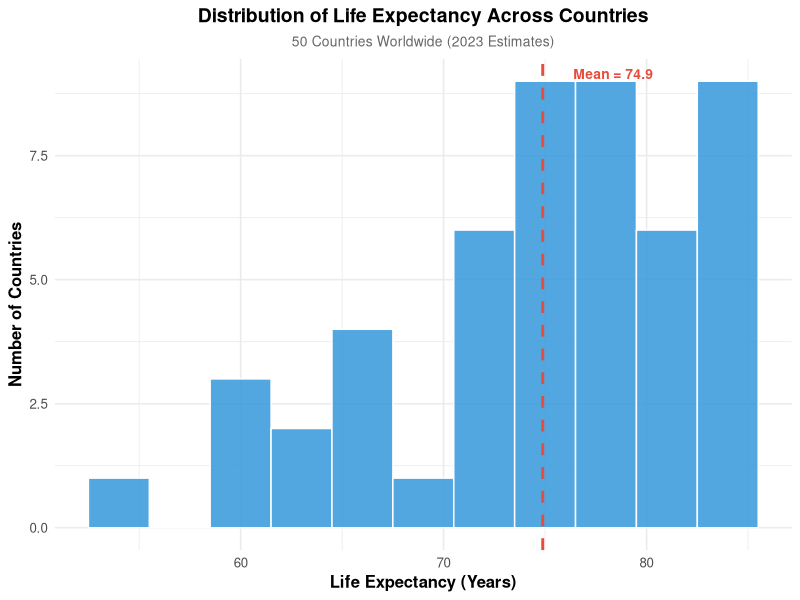
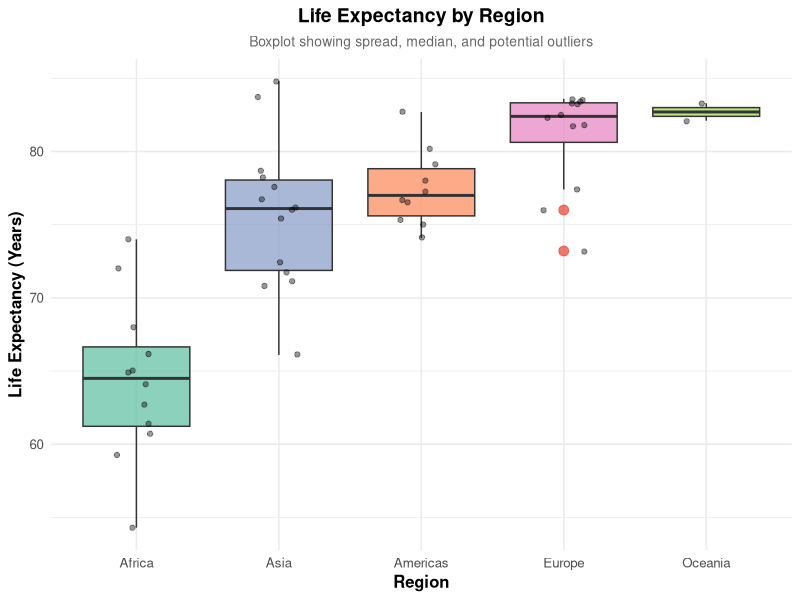
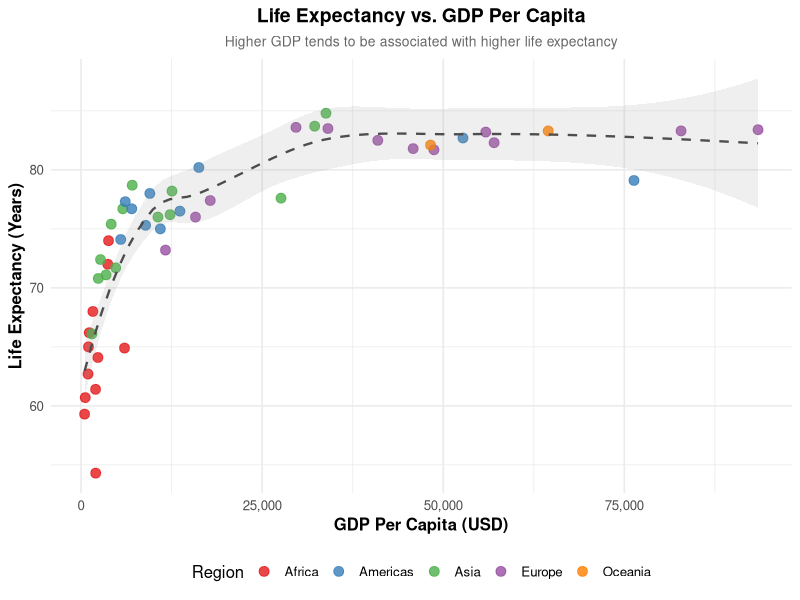
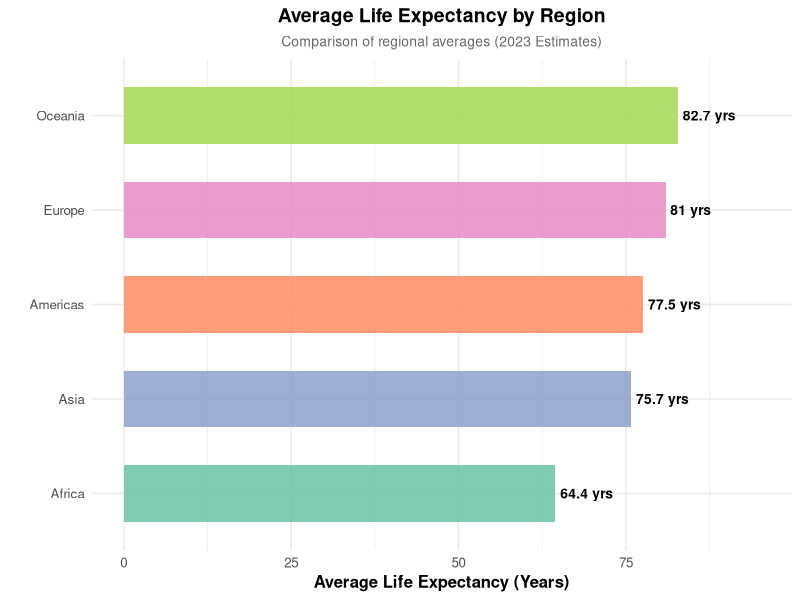
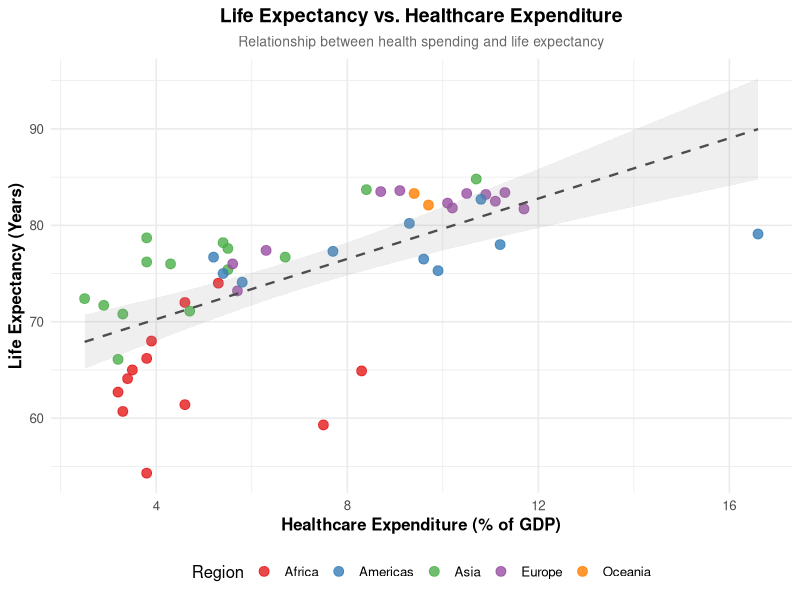
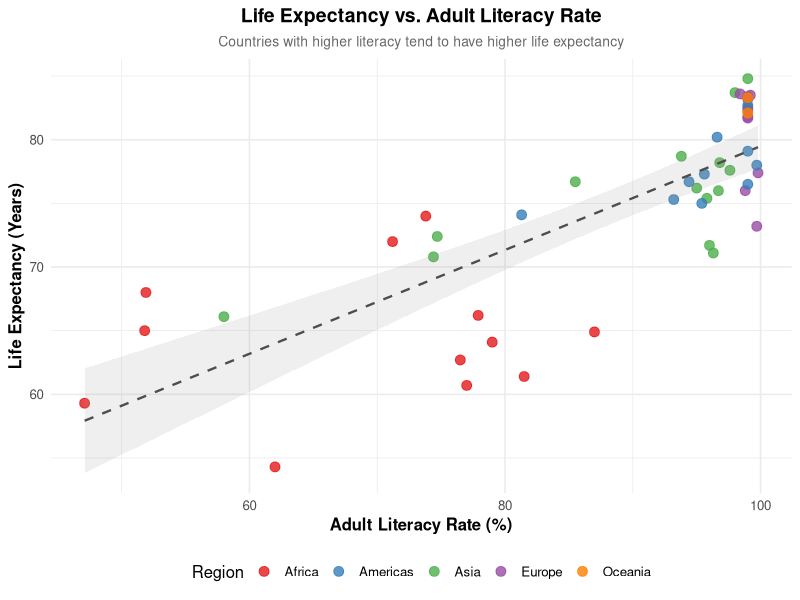

Source code (R) for these figures, in order:
# =============================================================================
# Global Life Expectancy and Socioeconomic Factors - Data Analysis
# =============================================================================
# Author : Data Analysis Project
# Date   : October 2026
# Topic  : Analysis of global life expectancy in relation to GDP per capita,
#           healthcare expenditure, and adult literacy rate across 50 countries.
# Source  : Compiled from World Bank Open Data (https://data.worldbank.org)
#           and WHO Global Health Observatory (https://www.who.int/data/gho)
# =============================================================================

# --- 1. Install and Load Required Packages -----------------------------------

# List of required packages
required_packages <- c("readr", "writexl", "ggplot2", "dplyr", "tidyr",
                       "scales", "gridExtra", "knitr")

# Install packages that are not yet installed
new_packages <- required_packages[!(required_packages %in% installed.packages()[, "Package"])]
if (length(new_packages)) {
  install.packages(new_packages, repos = "https://cran.r-project.org")
}

# Load libraries
library(readr)
library(writexl)
library(ggplot2)
library(dplyr)
library(tidyr)
library(scales)
library(gridExtra)

cat("========================================\n")
cat("  GLOBAL LIFE EXPECTANCY ANALYSIS\n")
cat("========================================\n\n")

# --- 2. Read and Inspect the Dataset -----------------------------------------

# Read the CSV dataset
df <- read_csv("data/life_expectancy_data.csv", show_col_types = FALSE)

# Display basic structure
cat("--- Dataset Structure ---\n")
str(df)
cat("\n")

# Display first 10 rows
cat("--- First 10 Rows ---\n")
print(head(df, 10))
cat("\n")

# Check for missing values
cat("--- Missing Values per Column ---\n")
print(colSums(is.na(df)))
cat("\n")

# --- 3. Export Dataset to Excel (.xlsx) ---------------------------------------

write_xlsx(df, "data/life_expectancy_data.xlsx")
cat("Dataset exported to: data/life_expectancy_data.xlsx\n\n")

# --- 4. Descriptive Statistics ------------------------------------------------

cat("=== DESCRIPTIVE STATISTICS ===\n\n")

# Summary of all variables
cat("--- Overall Summary ---\n")
print(summary(df))
cat("\n")

# Detailed statistics for numeric columns
numeric_cols <- c("Life_Expectancy", "GDP_Per_Capita",
                  "Healthcare_Expenditure_Pct", "Population_Millions",
                  "Adult_Literacy_Rate")

cat("--- Detailed Descriptive Statistics ---\n")
desc_stats <- df %>%
  summarise(across(all_of(numeric_cols),
                   list(
                     Mean   = ~round(mean(., na.rm = TRUE), 2),
                     Median = ~round(median(., na.rm = TRUE), 2),
                     SD     = ~round(sd(., na.rm = TRUE), 2),
                     Min    = ~round(min(., na.rm = TRUE), 2),
                     Max    = ~round(max(., na.rm = TRUE), 2)
                   ),
                   .names = "{.col}__{.fn}"))

# Reshape for better readability
desc_long <- desc_stats %>%
  pivot_longer(everything(),
               names_to = c("Variable", "Statistic"),
               names_sep = "__") %>%
  pivot_wider(names_from = Statistic, values_from = value)

print(as.data.frame(desc_long))
cat("\n")

# Summary by Region
cat("--- Average Life Expectancy by Region ---\n")
region_summary <- df %>%
  group_by(Region) %>%
  summarise(
    Count             = n(),
    Avg_Life_Exp      = round(mean(Life_Expectancy, na.rm = TRUE), 1),
    Avg_GDP           = round(mean(GDP_Per_Capita, na.rm = TRUE), 0),
    Avg_Healthcare    = round(mean(Healthcare_Expenditure_Pct, na.rm = TRUE), 1),
    Avg_Literacy      = round(mean(Adult_Literacy_Rate, na.rm = TRUE), 1),
    .groups = "drop"
  ) %>%
  arrange(desc(Avg_Life_Exp))

print(as.data.frame(region_summary))
cat("\n")

# --- 5. Create Output Directory -----------------------------------------------

if (!dir.exists("output")) dir.create("output")

# --- 6. Visualizations --------------------------------------------------------

# Set a consistent theme
theme_analysis <- theme_minimal(base_size = 12) +
  theme(
    plot.title    = element_text(face = "bold", hjust = 0.5, size = 14),
    plot.subtitle = element_text(hjust = 0.5, color = "gray40", size = 10),
    axis.title    = element_text(face = "bold"),
    legend.position = "bottom"
  )

# --- 6a. Histogram: Distribution of Life Expectancy --------------------------

p1 <- ggplot(df, aes(x = Life_Expectancy)) +
  geom_histogram(binwidth = 3, fill = "#3498db", color = "white", alpha = 0.85) +
  geom_vline(aes(xintercept = mean(Life_Expectancy)),
             color = "#e74c3c", linetype = "dashed", linewidth = 1) +
  annotate("text",
           x = mean(df$Life_Expectancy) + 1.5,
           y = Inf, vjust = 2, hjust = 0,
           label = paste("Mean =", round(mean(df$Life_Expectancy), 1)),
           color = "#e74c3c", fontface = "bold", size = 3.5) +
  labs(
    title    = "Distribution of Life Expectancy Across Countries",
    subtitle = "50 Countries Worldwide (2023 Estimates)",
    x        = "Life Expectancy (Years)",
    y        = "Number of Countries"
  ) +
  theme_analysis

ggsave("output/01_histogram_life_expectancy.png", p1,
       width = 8, height = 5, dpi = 300)
cat("Saved: output/01_histogram_life_expectancy.png\n")

# --- 6b. Boxplot: Life Expectancy by Region -----------------------------------

region_order <- df %>%
  group_by(Region) %>%
  summarise(med = median(Life_Expectancy)) %>%
  arrange(med) %>%
  pull(Region)

p2 <- ggplot(df, aes(x = factor(Region, levels = region_order),
                      y = Life_Expectancy, fill = Region)) +
  geom_boxplot(alpha = 0.75, outlier.color = "#e74c3c", outlier.size = 3) +
  geom_jitter(width = 0.15, alpha = 0.4, size = 1.5) +
  scale_fill_brewer(palette = "Set2") +
  labs(
    title    = "Life Expectancy by Region",
    subtitle = "Boxplot showing spread, median, and potential outliers",
    x        = "Region",
    y        = "Life Expectancy (Years)"
  ) +
  theme_analysis +
  theme(legend.position = "none")

ggsave("output/02_boxplot_life_expectancy_by_region.png", p2,
       width = 8, height = 5, dpi = 300)
cat("Saved: output/02_boxplot_life_expectancy_by_region.png\n")

# --- 6c. Scatter Plot: Life Expectancy vs GDP Per Capita ----------------------

p3 <- ggplot(df, aes(x = GDP_Per_Capita, y = Life_Expectancy, color = Region)) +
  geom_point(size = 3, alpha = 0.8) +
  geom_smooth(method = "loess", se = TRUE, color = "gray30",
              linetype = "dashed", linewidth = 0.8, alpha = 0.15) +
  scale_x_continuous(labels = comma) +
  scale_color_brewer(palette = "Set1") +
  labs(
    title    = "Life Expectancy vs. GDP Per Capita",
    subtitle = "Higher GDP tends to be associated with higher life expectancy",
    x        = "GDP Per Capita (USD)",
    y        = "Life Expectancy (Years)",
    color    = "Region"
  ) +
  theme_analysis

ggsave("output/03_scatter_life_exp_vs_gdp.png", p3,
       width = 9, height = 6, dpi = 300)
cat("Saved: output/03_scatter_life_exp_vs_gdp.png\n")

# --- 6d. Bar Chart: Average Life Expectancy by Region -------------------------

p4 <- ggplot(region_summary,
             aes(x = reorder(Region, Avg_Life_Exp), y = Avg_Life_Exp,
                 fill = Region)) +
  geom_col(alpha = 0.85, width = 0.6) +
  geom_text(aes(label = paste0(Avg_Life_Exp, " yrs")),
            hjust = -0.1, fontface = "bold", size = 3.5) +
  scale_fill_brewer(palette = "Set2") +
  coord_flip() +
  ylim(0, 95) +
  labs(
    title    = "Average Life Expectancy by Region",
    subtitle = "Comparison of regional averages (2023 Estimates)",
    x        = "",
    y        = "Average Life Expectancy (Years)"
  ) +
  theme_analysis +
  theme(legend.position = "none")

ggsave("output/04_bar_avg_life_exp_by_region.png", p4,
       width = 8, height = 5, dpi = 300)
cat("Saved: output/04_bar_avg_life_exp_by_region.png\n")

# --- 6e. Scatter Plot: Life Expectancy vs Healthcare Expenditure --------------

p5 <- ggplot(df, aes(x = Healthcare_Expenditure_Pct, y = Life_Expectancy,
                      color = Region)) +
  geom_point(size = 3, alpha = 0.8) +
  geom_smooth(method = "lm", se = TRUE, color = "gray30",
              linetype = "dashed", linewidth = 0.8, alpha = 0.15) +
  scale_color_brewer(palette = "Set1") +
  labs(
    title    = "Life Expectancy vs. Healthcare Expenditure",
    subtitle = "Relationship between health spending and life expectancy",
    x        = "Healthcare Expenditure (% of GDP)",
    y        = "Life Expectancy (Years)",
    color    = "Region"
  ) +
  theme_analysis

ggsave("output/05_scatter_life_exp_vs_healthcare.png", p5,
       width = 9, height = 6, dpi = 300)
cat("Saved: output/05_scatter_life_exp_vs_healthcare.png\n")

# --- 6f. Scatter Plot: Life Expectancy vs Adult Literacy Rate -----------------

p6 <- ggplot(df, aes(x = Adult_Literacy_Rate, y = Life_Expectancy,
                      color = Region)) +
  geom_point(size = 3, alpha = 0.8) +
  geom_smooth(method = "lm", se = TRUE, color = "gray30",
              linetype = "dashed", linewidth = 0.8, alpha = 0.15) +
  scale_color_brewer(palette = "Set1") +
  labs(
    title    = "Life Expectancy vs. Adult Literacy Rate",
    subtitle = "Countries with higher literacy tend to have higher life expectancy",
    x        = "Adult Literacy Rate (%)",
    y        = "Life Expectancy (Years)",
    color    = "Region"
  ) +
  theme_analysis

ggsave("output/06_scatter_life_exp_vs_literacy.png", p6,
       width = 9, height = 6, dpi = 300)
cat("Saved: output/06_scatter_life_exp_vs_literacy.png\n")

# --- 7. Correlation Analysis --------------------------------------------------

cat("\n=== CORRELATION MATRIX (Numeric Variables) ===\n")
cor_matrix <- cor(df[, numeric_cols], use = "complete.obs")
print(round(cor_matrix, 3))
cat("\n")

# --- 8. Key Findings and Interpretation ---------------------------------------

cat("=== KEY FINDINGS ===\n\n")

cat("1. DISTRIBUTION OF LIFE EXPECTANCY:\n")
cat("   - The global average life expectancy across the 50 countries is",
    round(mean(df$Life_Expectancy), 1), "years.\n")
cat("   - Values range from", min(df$Life_Expectancy), "years (",
    df$Country[which.min(df$Life_Expectancy)], ") to",
    max(df$Life_Expectancy), "years (",
    df$Country[which.max(df$Life_Expectancy)], ").\n\n")

cat("2. REGIONAL DIFFERENCES:\n")
cat("   - Europe and Oceania have the highest average life expectancy.\n")
cat("   - Africa has the lowest average, with the widest spread.\n")
cat("   - The boxplot reveals notable variation within each region.\n\n")

cat("3. GDP AND LIFE EXPECTANCY:\n")
cat("   - There is a positive association (r =",
    round(cor(df$Life_Expectancy, df$GDP_Per_Capita), 3), ").\n")
cat("   - The relationship appears logarithmic: gains in life expectancy\n")
cat("     diminish at higher GDP levels.\n\n")

cat("4. HEALTHCARE EXPENDITURE:\n")
cat("   - Positive correlation with life expectancy (r =",
    round(cor(df$Life_Expectancy, df$Healthcare_Expenditure_Pct), 3), ").\n")
cat("   - Countries spending more on healthcare tend to have longer\n")
cat("     life expectancy, though other factors also play a role.\n\n")

cat("5. LITERACY RATE:\n")
cat("   - Strong positive association with life expectancy (r =",
    round(cor(df$Life_Expectancy, df$Adult_Literacy_Rate), 3), ").\n")
cat("   - Education is closely linked to health outcomes.\n\n")

cat("NOTE: These are observational associations. Causal relationships\n")
cat("cannot be established from descriptive analysis alone.\n\n")

cat("========================================\n")
cat("  Analysis Complete. Check output/ for graphs.\n")
cat("========================================\n")
